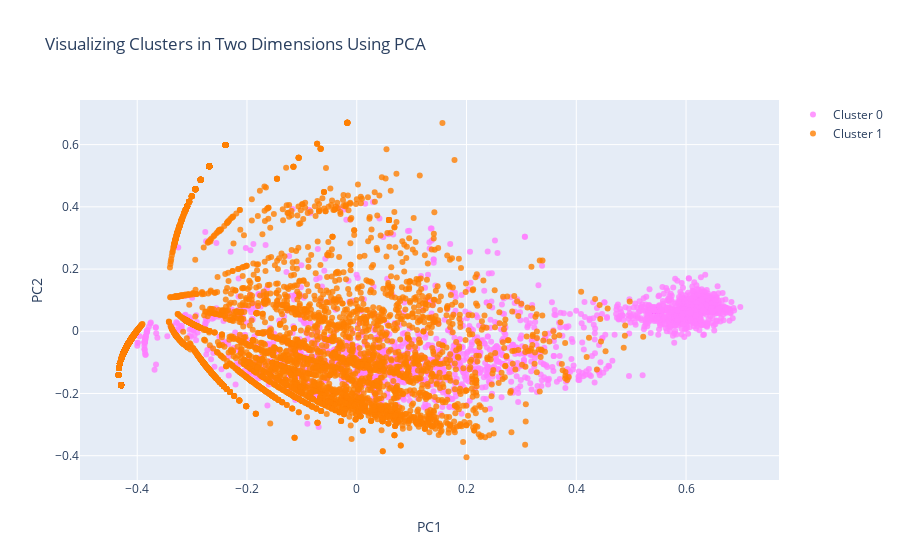

Here is the notebook cell this chart was saved with:
### Code cell
#Instructions for building the 2-D plot

#trace1 is for 'Cluster 0'
trace1 = go.Scatter(
                    x = cluster0["PC1_2d"],
                    y = cluster0["PC2_2d"],
                    mode = "markers",
                    name = "Cluster 0",
                    marker = dict(color = 'rgba(255, 128, 255, 0.8)'),
                    text = None)

#trace2 is for 'Cluster 1'
trace2 = go.Scatter(
                    x = cluster1["PC1_2d"],
                    y = cluster1["PC2_2d"],
                    mode = "markers",
                    name = "Cluster 1",
                    marker = dict(color = 'rgba(255, 128, 2, 0.8)'),
                    text = None)

#trace3 is for 'Cluster 2'
# trace3 = go.Scatter(
#                     x = cluster2["PC1_2d"],
#                     y = cluster2["PC2_2d"],
#                     mode = "markers",
#                     name = "Cluster 2",
#                     marker = dict(color = 'rgba(0, 255, 200, 0.8)'),
#                     text = None)

# data = [trace1, trace2, trace3]
data = [trace1, trace2]

title = "Visualizing Clusters in Two Dimensions Using PCA"

layout = dict(title = title,
              xaxis= dict(title= 'PC1',ticklen= 5,zeroline= False),
              yaxis= dict(title= 'PC2',ticklen= 5,zeroline= False)
             )

fig = dict(data = data, layout = layout)

iplot(fig)

### Figure 1 — Plotly figure (JSON) as saved in the notebook; plotly's stock layout.template omitted (floating-point values rounded to 4 significant figures; data arrays with more than 128 entries replaced by an {"elided": "..."} marker saying what was removed)
{"data": [{"marker": {"color": "rgba(255, 128, 255, 0.8)"}, "mode": "markers", "name": "Cluster 0", "type": "scatter", "x": {"elided": "2308 float values"}, "y": {"elided": "2308 float values"}}, {"marker": {"color": "rgba(255, 128, 2, 0.8)"}, "mode": "markers", "name": "Cluster 1", "type": "scatter", "x": {"elided": "4742 float values"}, "y": {"elided": "4742 float values"}}], "layout": {"title": {"text": "Visualizing Clusters in Two Dimensions Using PCA"}, "xaxis": {"ticklen": 5, "title": {"text": "PC1"}, "zeroline": false}, "yaxis": {"ticklen": 5, "title": {"text": "PC2"}, "zeroline": false}}}
